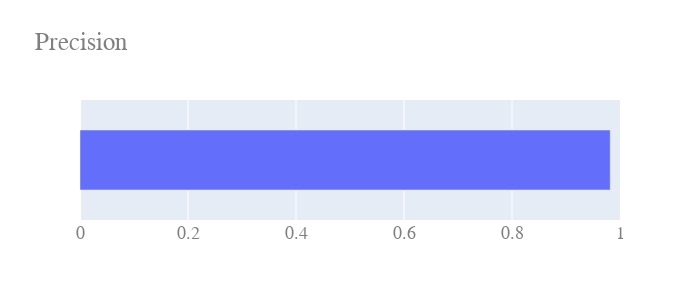
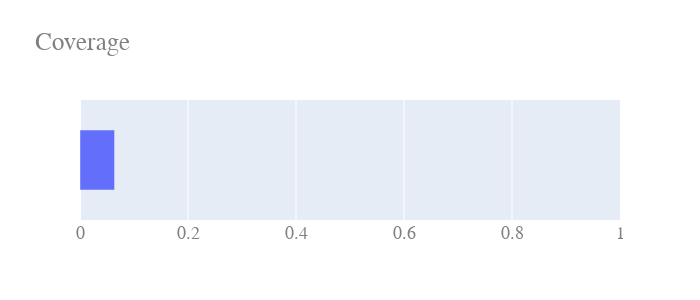

The cell these charts' notebook holds for them, in order:
### Markdown cell above
Show precision. How likely predictions using the Anchor features would produce the same result.

### Code cell
show_bar([exp['precision']],[''],"Precision")
show_bar([exp['coverage']],[''],"Coverage")

### Figure 1 — Plotly figure (JSON) as saved in the notebook; plotly's stock layout.template omitted (floating-point values rounded to 4 significant figures)
{"data": [{"orientation": "h", "type": "bar", "width": [0.5], "x": [0.9819], "y": [""]}], "layout": {"autosize": false, "font": {"color": "#7f7f7f", "family": "Courier New, monospace", "size": 18}, "height": 300, "title": {"text": "Precision"}, "width": 700, "xaxis": {"range": [0, 1]}}}

### Figure 2 — Plotly figure (JSON) as saved in the notebook; plotly's stock layout.template omitted (floating-point values rounded to 4 significant figures)
{"data": [{"orientation": "h", "type": "bar", "width": [0.5], "x": [0.064], "y": [""]}], "layout": {"autosize": false, "font": {"color": "#7f7f7f", "family": "Courier New, monospace", "size": 18}, "height": 300, "title": {"text": "Coverage"}, "width": 700, "xaxis": {"range": [0, 1]}}}
